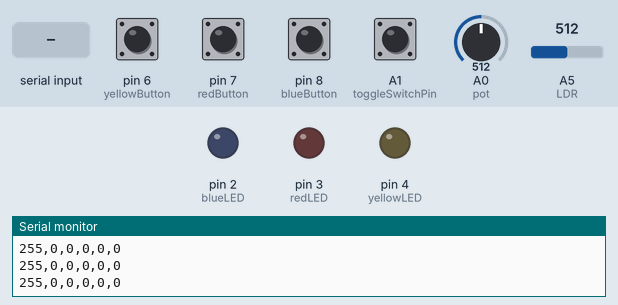
Bench run of a sketch on a simulated Arduino Uno, built with avr-gcc and run on an emulated ATmega328P. On the bench: output pins drawn as LEDs (lit = HIGH), the last lines printed to the serial monitor. The inputs (shaded band) are chosen by the test bench; at power-on: A1 (toggleSwitchPin), pin 6 (yellowButton), pin 7 (redButton), pin 8 (blueButton) LOW, A0 (pot) = 512, A5 (LDR) = 512.

Above: at 1.0 s.
1.1 s: "H" received over Serial
At 2.3 s:
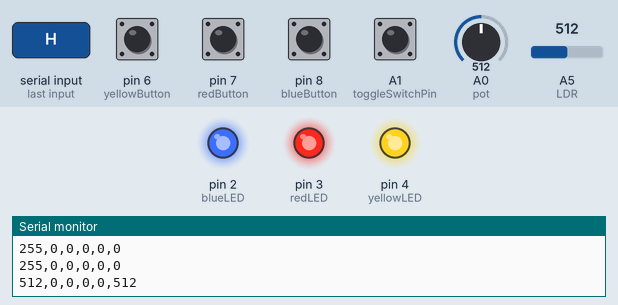
2.7 s: "1" received over Serial
At 3.5 s:
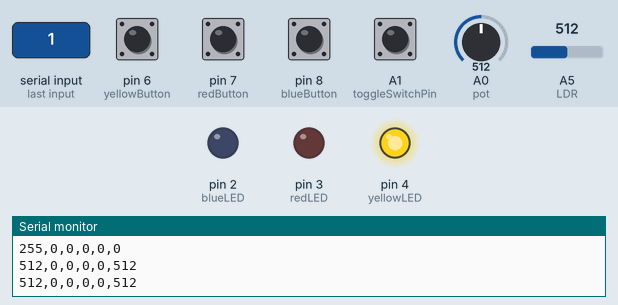
4.2 s: "2" received over Serial
At 4.6 s:
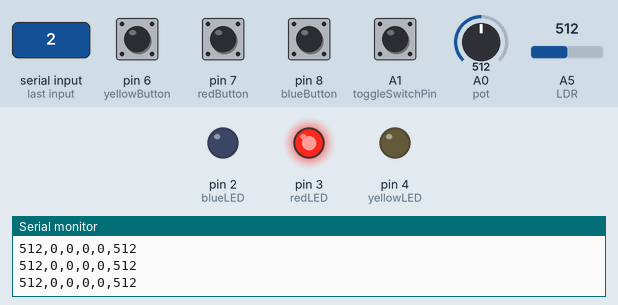
5.7 s: "L" received over Serial
At 6.9 s:
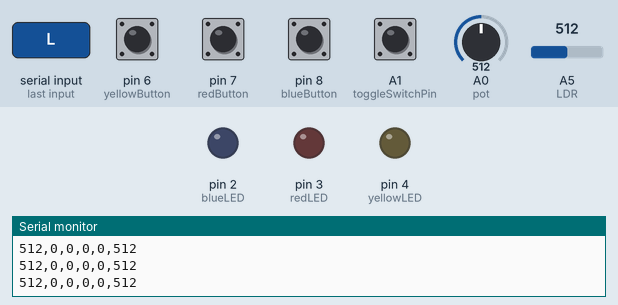
7.2 s: "3" received over Serial
At 8.1 s:
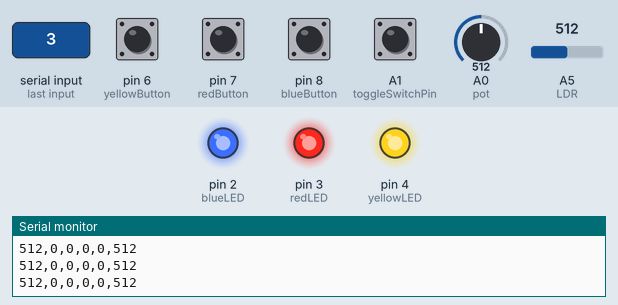
Timing chart, 0 to 9.7 s (numbered marks = the images above; inputs shaded):
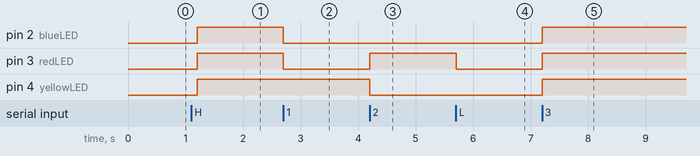

The sketch:

Final_ARD.ino
```cpp
//This code goes along with the processing code for the interactive study system

//global variables for initializing pins
int toggleSwitchPin = A1;
int toggleSwitch = 0; //analog
int inByte = 0;
int pot = A0;
int yellowButton = 6;
int redButton = 7;
int blueButton = 8;
int LDR = A5;
int blueLED = 2;
int redLED = 3;
int yellowLED = 4;

//blink without delay taken from the multitasking tutorial
class Flasher
{
    // Class Member Variables
    // These are initialized at startup
    int ledPin;      // the number of the LED pin
    long OnTime;     // milliseconds of on-time
    long OffTime;    // milliseconds of off-time

    // These maintain the current state
    int ledState;                 // ledState used to set the LED
    unsigned long previousMillis;   // will store last time LED was updated

    // Constructor - creates a Flasher
    // and initializes the member variables and state
  public:
    Flasher(int pin, long on, long off)
    {
      ledPin = pin;
      pinMode(ledPin, OUTPUT);

      OnTime = on;
      OffTime = off;

      ledState = LOW;
      previousMillis = 0;
    }

    void Update()
    {
      // check to see if it's time to change the state of the LED
      unsigned long currentMillis = millis();

      if ((ledState == HIGH) && (currentMillis - previousMillis >= OnTime))
      {
        ledState = LOW;  // Turn it off
        previousMillis = currentMillis;  // Remember the time
        digitalWrite(ledPin, ledState);  // Update the actual LED
      }
      else if ((ledState == LOW) && (currentMillis - previousMillis >= OffTime))
      {
        ledState = HIGH;  // turn it on
        previousMillis = currentMillis;   // Remember the time
        digitalWrite(ledPin, ledState);   // Update the actual LED
      }
    }
};

//blink without delay objects
Flasher ledB(2, 100, 100);
Flasher ledR(3, 350, 150);
Flasher ledY(4, 350, 150);
Flasher ledB1(2, 200, 100);
Flasher ledR1(3, 200, 100);
Flasher ledY1(4, 200, 100);

void setup() {
  Serial.begin(9600);
  while (!Serial) {
    ;
  }
  pinMode(yellowButton, INPUT);
  pinMode(toggleSwitchPin, INPUT);
  pinMode(redButton, INPUT);
  pinMode(blueButton, INPUT);
  pinMode(LDR, INPUT);
  establishContact();
}

void loop() {
  if (Serial.available() > 0) {
    inByte = Serial.read();
    //read all sensors and communicate them as csvs
    int potValue = analogRead(pot);
    toggleSwitch = digitalRead(toggleSwitchPin);
    int yellowBValue = digitalRead(yellowButton);
    int redBValue = digitalRead(redButton);
    int blueBValue = digitalRead(blueButton);
    int ldrValue = analogRead(LDR);
    Serial.print(potValue);
    Serial.print(",");
    Serial.print(toggleSwitch);
    Serial.print(",");
    Serial.print(yellowBValue);
    Serial.print(",");
    Serial.print(redBValue);
    Serial.print(",");
    Serial.print(blueBValue);
    Serial.print(",");
    Serial.println(ldrValue);
    //for blinking the LEDs, we need a signal from processing to know which LED pattern to blink based on the inbyte sent
    if (inByte == 'L') {
      digitalWrite(blueLED, LOW);
      digitalWrite(redLED, LOW);
      digitalWrite(yellowLED, LOW);
    }
    if (inByte == 'H') {

      digitalWrite(blueLED, HIGH);
      digitalWrite(redLED, HIGH);
      digitalWrite(yellowLED, HIGH);
    }
    if (inByte == '1') {
      digitalWrite(blueLED, LOW);
      digitalWrite(redLED, LOW);
      digitalWrite(yellowLED, HIGH);
    }
    if (inByte == '2') {
      digitalWrite(blueLED, LOW);
      digitalWrite(redLED, HIGH);
      digitalWrite(yellowLED, LOW);
    }
    if (inByte == '3') { //party pattern
      ledB.Update();
      ledR.Update();
      ledY.Update();
      for (int i = 0; i < 5; i++) {
        ledB1.Update();
        ledR1.Update();
        ledY1.Update();
      }
      ledB.Update();
      ledR.Update();
      ledY.Update();

    }
  }
}

void establishContact() {
  while (Serial.available() <= 0) {
    Serial.println("255,0,0,0,0,0");   // send an initial string
    delay(300);
  }
}
```

Measured:
- after the input at 1.1 s, pin 2 (blueLED), pin 3 (redLED), pin 4 (yellowLED): LOW → HIGH after 0.10 s
- after the input at 2.7 s, pin 2 (blueLED), pin 3 (redLED): HIGH → LOW at once
- after the input at 4.2 s, pin 3 (redLED): LOW → HIGH at once; pin 4 (yellowLED): HIGH → LOW at once
- after the input at 5.7 s, pin 3 (redLED): HIGH → LOW at once
- after the input at 7.2 s, pin 2 (blueLED), pin 3 (redLED), pin 4 (yellowLED): LOW → HIGH at once
